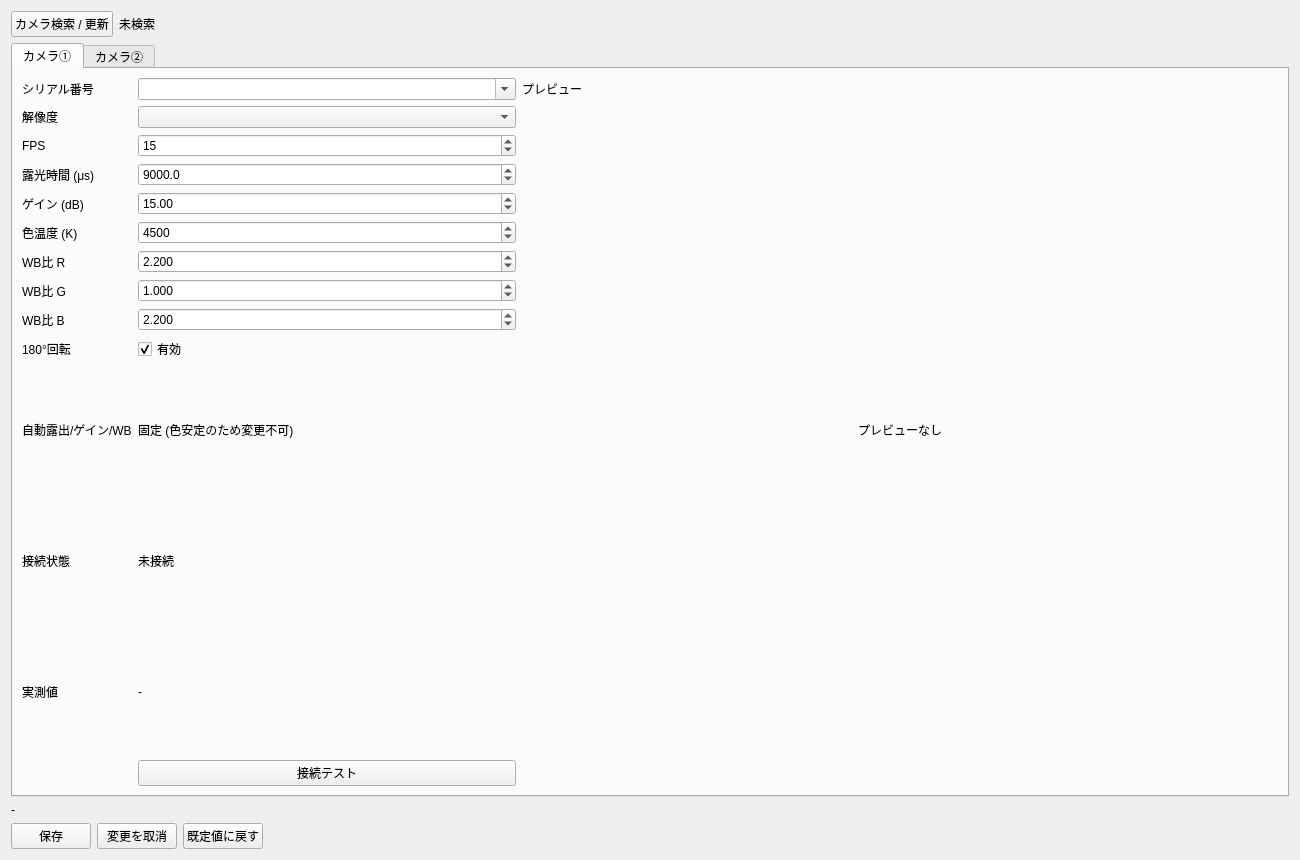
<?xml version="1.0" encoding="UTF-8"?>
<ui version="4.0">
 <class>CameraSettingsPage</class>
 <widget class="QWidget" name="CameraSettingsPage">
  <property name="geometry">
   <rect>
    <x>0</x>
    <y>0</y>
    <width>1300</width>
    <height>860</height>
   </rect>
  </property>
  <property name="windowTitle">
   <string>カメラ設定</string>
  </property>
  <layout class="QVBoxLayout" name="cameraSettingsRootLayout">
   <item>
    <layout class="QHBoxLayout" name="cameraDiscoveryLayout">
     <item>
      <widget class="QPushButton" name="refreshCamerasButton">
       <property name="text">
        <string>カメラ検索 / 更新</string>
       </property>
       <property name="toolTip">
        <string>Enumerate Imaging Source cameras and refresh the serial lists</string>
       </property>
      </widget>
     </item>
     <item>
      <widget class="QLabel" name="cameraDiscoveryStatusLabel">
       <property name="text">
        <string>未検索</string>
       </property>
      </widget>
     </item>
     <item>
      <spacer name="cameraDiscoverySpacer">
       <property name="orientation">
        <enum>Qt::Horizontal</enum>
       </property>
       <property name="sizeHint" stdset="0">
        <size>
         <width>40</width>
         <height>20</height>
        </size>
       </property>
      </spacer>
     </item>
    </layout>
   </item>
   <item>
    <widget class="QTabWidget" name="cameraTabs">
      <widget class="QWidget" name="camera0GroupBox">
       <attribute name="title">
        <string>カメラ①</string>
       </attribute>
       <layout class="QGridLayout" name="camera0FormLayout" columnstretch="0,1,2">
        <item row="0" column="0">
         <widget class="QLabel" name="camera0SerialLabel">
          <property name="text">
           <string>シリアル番号</string>
          </property>
         </widget>
        </item>
        <item row="0" column="1">
         <widget class="QComboBox" name="camera0SerialComboBox">
          <property name="editable">
           <bool>true</bool>
          </property>
          <property name="toolTip">
           <string>IC4 serial number. Empty means "not configured".</string>
          </property>
         </widget>
        </item>
        <item row="1" column="0">
         <widget class="QLabel" name="camera0ResolutionLabel">
          <property name="text">
           <string>解像度</string>
          </property>
         </widget>
        </item>
        <item row="1" column="1">
         <widget class="QComboBox" name="camera0ResolutionComboBox">
          <property name="editable">
           <bool>false</bool>
          </property>
         </widget>
        </item>
        <item row="2" column="0">
         <widget class="QLabel" name="camera0FpsLabel">
          <property name="text">
           <string>FPS</string>
          </property>
         </widget>
        </item>
        <item row="2" column="1">
         <widget class="QSpinBox" name="camera0FpsSpinBox">
          <property name="minimum">
           <number>1</number>
          </property>
          <property name="maximum">
           <number>120</number>
          </property>
          <property name="value">
           <number>15</number>
          </property>
         </widget>
        </item>
        <item row="3" column="0">
         <widget class="QLabel" name="camera0ExposureLabel">
          <property name="text">
           <string>露光時間 (μs)</string>
          </property>
         </widget>
        </item>
        <item row="3" column="1">
         <widget class="QDoubleSpinBox" name="camera0ExposureSpinBox">
          <property name="decimals">
           <number>1</number>
          </property>
          <property name="minimum">
           <double>10.000000000000000</double>
          </property>
          <property name="maximum">
           <double>5000000.000000000000000</double>
          </property>
          <property name="singleStep">
           <double>100.000000000000000</double>
          </property>
          <property name="value">
           <double>9000.000000000000000</double>
          </property>
         </widget>
        </item>
        <item row="4" column="0">
         <widget class="QLabel" name="camera0GainLabel">
          <property name="text">
           <string>ゲイン (dB)</string>
          </property>
         </widget>
        </item>
        <item row="4" column="1">
         <widget class="QDoubleSpinBox" name="camera0GainSpinBox">
          <property name="decimals">
           <number>2</number>
          </property>
          <property name="maximum">
           <double>48.000000000000000</double>
          </property>
          <property name="singleStep">
           <double>0.500000000000000</double>
          </property>
          <property name="value">
           <double>15.000000000000000</double>
          </property>
         </widget>
        </item>
        <item row="5" column="0">
         <widget class="QLabel" name="camera0WbTemperatureLabel">
          <property name="text">
           <string>色温度 (K)</string>
          </property>
         </widget>
        </item>
        <item row="5" column="1">
         <widget class="QSpinBox" name="camera0WbTemperatureSpinBox">
          <property name="minimum">
           <number>1000</number>
          </property>
          <property name="maximum">
           <number>12000</number>
          </property>
          <property name="singleStep">
           <number>100</number>
          </property>
          <property name="value">
           <number>4500</number>
          </property>
         </widget>
        </item>
        <item row="6" column="0">
         <widget class="QLabel" name="camera0WbRatioRLabel">
          <property name="text">
           <string>WB比 R</string>
          </property>
         </widget>
        </item>
        <item row="6" column="1">
         <widget class="QDoubleSpinBox" name="camera0WbRatioRSpinBox">
          <property name="decimals">
           <number>3</number>
          </property>
          <property name="minimum">
           <double>0.050000000000000</double>
          </property>
          <property name="maximum">
           <double>20.000000000000000</double>
          </property>
          <property name="singleStep">
           <double>0.050000000000000</double>
          </property>
          <property name="value">
           <double>2.200000000000000</double>
          </property>
         </widget>
        </item>
        <item row="7" column="0">
         <widget class="QLabel" name="camera0WbRatioGLabel">
          <property name="text">
           <string>WB比 G</string>
          </property>
         </widget>
        </item>
        <item row="7" column="1">
         <widget class="QDoubleSpinBox" name="camera0WbRatioGSpinBox">
          <property name="decimals">
           <number>3</number>
          </property>
          <property name="minimum">
           <double>0.050000000000000</double>
          </property>
          <property name="maximum">
           <double>20.000000000000000</double>
          </property>
          <property name="singleStep">
           <double>0.050000000000000</double>
          </property>
          <property name="value">
           <double>1.000000000000000</double>
          </property>
         </widget>
        </item>
        <item row="8" column="0">
         <widget class="QLabel" name="camera0WbRatioBLabel">
          <property name="text">
           <string>WB比 B</string>
          </property>
         </widget>
        </item>
        <item row="8" column="1">
         <widget class="QDoubleSpinBox" name="camera0WbRatioBSpinBox">
          <property name="decimals">
           <number>3</number>
          </property>
          <property name="minimum">
           <double>0.050000000000000</double>
          </property>
          <property name="maximum">
           <double>20.000000000000000</double>
          </property>
          <property name="singleStep">
           <double>0.050000000000000</double>
          </property>
          <property name="value">
           <double>2.200000000000000</double>
          </property>
         </widget>
        </item>
        <item row="9" column="0">
         <widget class="QLabel" name="camera0RotateLabel">
          <property name="text">
           <string>180°回転</string>
          </property>
         </widget>
        </item>
        <item row="9" column="1">
         <widget class="QCheckBox" name="camera0Rotate180CheckBox">
          <property name="text">
           <string>有効</string>
          </property>
          <property name="checked">
           <bool>true</bool>
          </property>
         </widget>
        </item>
        <item row="10" column="0">
         <widget class="QLabel" name="camera0AutoModeLabel">
          <property name="text">
           <string>自動露出/ゲイン/WB</string>
          </property>
         </widget>
        </item>
        <item row="10" column="1">
         <widget class="QLabel" name="camera0AutoModeStatusLabel">
          <property name="text">
           <string>固定 (色安定のため変更不可)</string>
          </property>
          <property name="wordWrap">
           <bool>true</bool>
          </property>
         </widget>
        </item>
        <item row="11" column="0">
         <widget class="QLabel" name="camera0StatusTextLabel">
          <property name="text">
           <string>接続状態</string>
          </property>
         </widget>
        </item>
        <item row="11" column="1">
         <widget class="QLabel" name="camera0StatusLabel">
          <property name="text">
           <string>未接続</string>
          </property>
          <property name="wordWrap">
           <bool>true</bool>
          </property>
         </widget>
        </item>
        <item row="12" column="0">
         <widget class="QLabel" name="camera0ReadbackTextLabel">
          <property name="text">
           <string>実測値</string>
          </property>
         </widget>
        </item>
        <item row="12" column="1">
         <widget class="QLabel" name="camera0ReadbackLabel">
          <property name="text">
           <string>-</string>
          </property>
          <property name="wordWrap">
           <bool>true</bool>
          </property>
         </widget>
        </item>
        <item row="0" column="2">
         <widget class="QLabel" name="camera0PreviewTextLabel">
          <property name="text">
           <string>プレビュー</string>
          </property>
         </widget>
        </item>
        <item row="1" column="2" rowspan="12">
         <widget class="QLabel" name="camera0PreviewLabel">
          <property name="minimumSize">
           <size>
            <width>260</width>
            <height>170</height>
           </size>
          </property>
          <property name="text">
           <string>プレビューなし</string>
          </property>
          <property name="alignment">
           <set>Qt::AlignCenter</set>
          </property>
         </widget>
        </item>
        <item row="14" column="1">
         <widget class="QPushButton" name="camera0TestButton">
          <property name="text">
           <string>接続テスト</string>
          </property>
          <property name="toolTip">
           <string>Open the camera once and read a single frame</string>
          </property>
         </widget>
        </item>
       </layout>
      </widget>
      <widget class="QWidget" name="camera1GroupBox">
       <attribute name="title">
        <string>カメラ②</string>
       </attribute>
       <layout class="QGridLayout" name="camera1FormLayout" columnstretch="0,1,2">
        <item row="0" column="0">
         <widget class="QLabel" name="camera1SerialLabel">
          <property name="text">
           <string>シリアル番号</string>
          </property>
         </widget>
        </item>
        <item row="0" column="1">
         <widget class="QComboBox" name="camera1SerialComboBox">
          <property name="editable">
           <bool>true</bool>
          </property>
          <property name="toolTip">
           <string>IC4 serial number. Empty means "not configured".</string>
          </property>
         </widget>
        </item>
        <item row="1" column="0">
         <widget class="QLabel" name="camera1ResolutionLabel">
          <property name="text">
           <string>解像度</string>
          </property>
         </widget>
        </item>
        <item row="1" column="1">
         <widget class="QComboBox" name="camera1ResolutionComboBox">
          <property name="editable">
           <bool>false</bool>
          </property>
         </widget>
        </item>
        <item row="2" column="0">
         <widget class="QLabel" name="camera1FpsLabel">
          <property name="text">
           <string>FPS</string>
          </property>
         </widget>
        </item>
        <item row="2" column="1">
         <widget class="QSpinBox" name="camera1FpsSpinBox">
          <property name="minimum">
           <number>1</number>
          </property>
          <property name="maximum">
           <number>120</number>
          </property>
          <property name="value">
           <number>15</number>
          </property>
         </widget>
        </item>
        <item row="3" column="0">
         <widget class="QLabel" name="camera1ExposureLabel">
          <property name="text">
           <string>露光時間 (μs)</string>
          </property>
         </widget>
        </item>
        <item row="3" column="1">
         <widget class="QDoubleSpinBox" name="camera1ExposureSpinBox">
          <property name="decimals">
           <number>1</number>
          </property>
          <property name="minimum">
           <double>10.000000000000000</double>
          </property>
          <property name="maximum">
           <double>5000000.000000000000000</double>
          </property>
          <property name="singleStep">
           <double>100.000000000000000</double>
          </property>
          <property name="value">
           <double>9000.000000000000000</double>
          </property>
         </widget>
        </item>
        <item row="4" column="0">
         <widget class="QLabel" name="camera1GainLabel">
          <property name="text">
           <string>ゲイン (dB)</string>
          </property>
         </widget>
        </item>
        <item row="4" column="1">
         <widget class="QDoubleSpinBox" name="camera1GainSpinBox">
          <property name="decimals">
           <number>2</number>
          </property>
          <property name="maximum">
           <double>48.000000000000000</double>
          </property>
          <property name="singleStep">
           <double>0.500000000000000</double>
          </property>
          <property name="value">
           <double>15.000000000000000</double>
          </property>
         </widget>
        </item>
        <item row="5" column="0">
         <widget class="QLabel" name="camera1WbTemperatureLabel">
          <property name="text">
           <string>色温度 (K)</string>
          </property>
         </widget>
        </item>
        <item row="5" column="1">
         <widget class="QSpinBox" name="camera1WbTemperatureSpinBox">
          <property name="minimum">
           <number>1000</number>
          </property>
          <property name="maximum">
           <number>12000</number>
          </property>
          <property name="singleStep">
           <number>100</number>
          </property>
          <property name="value">
           <number>4500</number>
          </property>
         </widget>
        </item>
        <item row="6" column="0">
         <widget class="QLabel" name="camera1WbRatioRLabel">
          <property name="text">
           <string>WB比 R</string>
          </property>
         </widget>
        </item>
        <item row="6" column="1">
         <widget class="QDoubleSpinBox" name="camera1WbRatioRSpinBox">
          <property name="decimals">
           <number>3</number>
          </property>
          <property name="minimum">
           <double>0.050000000000000</double>
          </property>
          <property name="maximum">
           <double>20.000000000000000</double>
          </property>
          <property name="singleStep">
           <double>0.050000000000000</double>
          </property>
          <property name="value">
           <double>2.200000000000000</double>
          </property>
         </widget>
        </item>
        <item row="7" column="0">
         <widget class="QLabel" name="camera1WbRatioGLabel">
          <property name="text">
           <string>WB比 G</string>
          </property>
         </widget>
        </item>
        <item row="7" column="1">
         <widget class="QDoubleSpinBox" name="camera1WbRatioGSpinBox">
          <property name="decimals">
           <number>3</number>
          </property>
          <property name="minimum">
           <double>0.050000000000000</double>
          </property>
          <property name="maximum">
           <double>20.000000000000000</double>
          </property>
          <property name="singleStep">
           <double>0.050000000000000</double>
          </property>
          <property name="value">
           <double>1.000000000000000</double>
          </property>
         </widget>
        </item>
        <item row="8" column="0">
         <widget class="QLabel" name="camera1WbRatioBLabel">
          <property name="text">
           <string>WB比 B</string>
          </property>
         </widget>
        </item>
        <item row="8" column="1">
         <widget class="QDoubleSpinBox" name="camera1WbRatioBSpinBox">
          <property name="decimals">
           <number>3</number>
          </property>
          <property name="minimum">
           <double>0.050000000000000</double>
          </property>
          <property name="maximum">
           <double>20.000000000000000</double>
          </property>
          <property name="singleStep">
           <double>0.050000000000000</double>
          </property>
          <property name="value">
           <double>2.200000000000000</double>
          </property>
         </widget>
        </item>
        <item row="9" column="0">
         <widget class="QLabel" name="camera1RotateLabel">
          <property name="text">
           <string>180°回転</string>
          </property>
         </widget>
        </item>
        <item row="9" column="1">
         <widget class="QCheckBox" name="camera1Rotate180CheckBox">
          <property name="text">
           <string>有効</string>
          </property>
          <property name="checked">
           <bool>true</bool>
          </property>
         </widget>
        </item>
        <item row="10" column="0">
         <widget class="QLabel" name="camera1AutoModeLabel">
          <property name="text">
           <string>自動露出/ゲイン/WB</string>
          </property>
         </widget>
        </item>
        <item row="10" column="1">
         <widget class="QLabel" name="camera1AutoModeStatusLabel">
          <property name="text">
           <string>固定 (色安定のため変更不可)</string>
          </property>
          <property name="wordWrap">
           <bool>true</bool>
          </property>
         </widget>
        </item>
        <item row="11" column="0">
         <widget class="QLabel" name="camera1StatusTextLabel">
          <property name="text">
           <string>接続状態</string>
          </property>
         </widget>
        </item>
        <item row="11" column="1">
         <widget class="QLabel" name="camera1StatusLabel">
          <property name="text">
           <string>未接続</string>
          </property>
          <property name="wordWrap">
           <bool>true</bool>
          </property>
         </widget>
        </item>
        <item row="12" column="0">
         <widget class="QLabel" name="camera1ReadbackTextLabel">
          <property name="text">
           <string>実測値</string>
          </property>
         </widget>
        </item>
        <item row="12" column="1">
         <widget class="QLabel" name="camera1ReadbackLabel">
          <property name="text">
           <string>-</string>
          </property>
          <property name="wordWrap">
           <bool>true</bool>
          </property>
         </widget>
        </item>
        <item row="0" column="2">
         <widget class="QLabel" name="camera1PreviewTextLabel">
          <property name="text">
           <string>プレビュー</string>
          </property>
         </widget>
        </item>
        <item row="1" column="2" rowspan="12">
         <widget class="QLabel" name="camera1PreviewLabel">
          <property name="minimumSize">
           <size>
            <width>260</width>
            <height>170</height>
           </size>
          </property>
          <property name="text">
           <string>プレビューなし</string>
          </property>
          <property name="alignment">
           <set>Qt::AlignCenter</set>
          </property>
         </widget>
        </item>
        <item row="14" column="1">
         <widget class="QPushButton" name="camera1TestButton">
          <property name="text">
           <string>接続テスト</string>
          </property>
          <property name="toolTip">
           <string>Open the camera once and read a single frame</string>
          </property>
         </widget>
        </item>
       </layout>
      </widget>
    </widget>
   </item>
   <item>
    <widget class="QLabel" name="cameraValidationLabel">
     <property name="text">
      <string>-</string>
     </property>
     <property name="wordWrap">
      <bool>true</bool>
     </property>
    </widget>
   </item>
   <item>
    <layout class="QHBoxLayout" name="cameraActionLayout">
     <item>
      <widget class="QPushButton" name="saveCameraSettingsButton">
       <property name="text">
        <string>保存</string>
       </property>
      </widget>
     </item>
     <item>
      <widget class="QPushButton" name="revertCameraSettingsButton">
       <property name="text">
        <string>変更を取消</string>
       </property>
      </widget>
     </item>
     <item>
      <widget class="QPushButton" name="restoreCameraDefaultsButton">
       <property name="text">
        <string>既定値に戻す</string>
       </property>
       <property name="toolTip">
        <string>Load the git-tracked template values into the form (not saved until 保存)</string>
       </property>
      </widget>
     </item>
     <item>
      <spacer name="cameraActionSpacer">
       <property name="orientation">
        <enum>Qt::Horizontal</enum>
       </property>
       <property name="sizeHint" stdset="0">
        <size>
         <width>40</width>
         <height>20</height>
        </size>
       </property>
      </spacer>
     </item>
    </layout>
   </item>
  </layout>
 </widget>
 <resources/>
 <connections/>
</ui>
